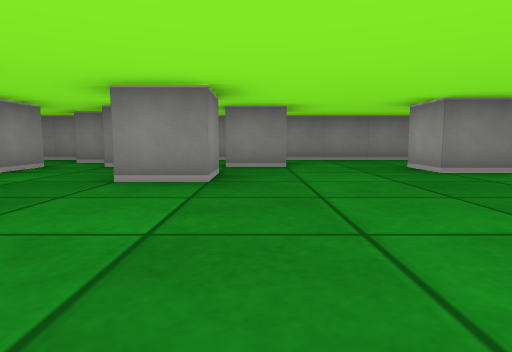
View 1 (above)

24 first-person views from a walk through a cub3D level. The camera is about half as high as the walls, tilts 6° down and sees 75° across. The floor is counted in squares. Each view is taken from the middle of a square. On the plan, view 1 faces up. The plan holds only what a view shows up to about 9 squares ahead; the rest is blank.

View 2
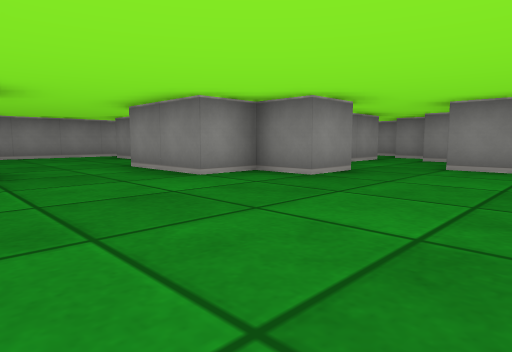

View 3
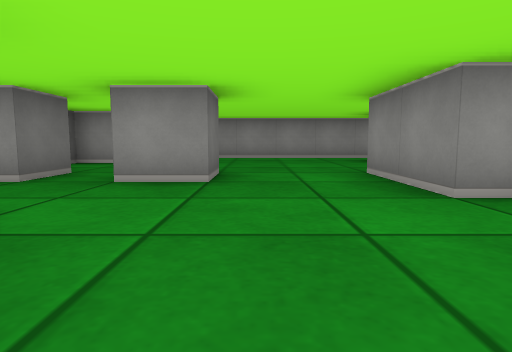

View 4
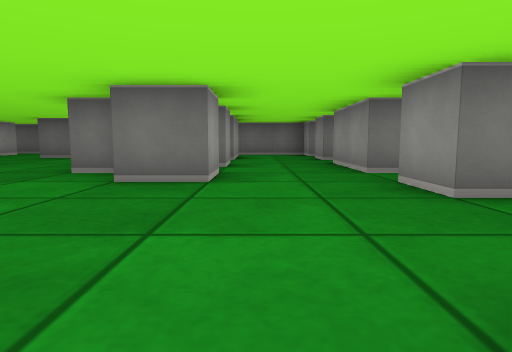

View 5
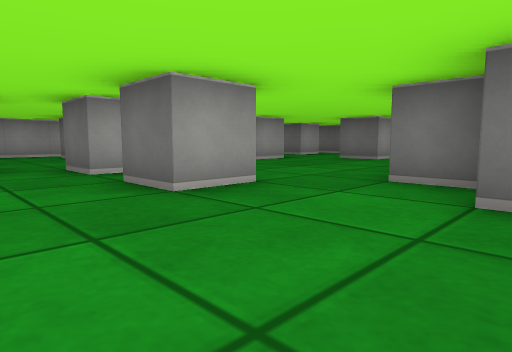

View 6
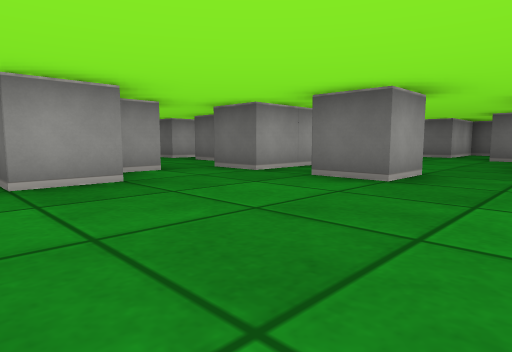

View 7
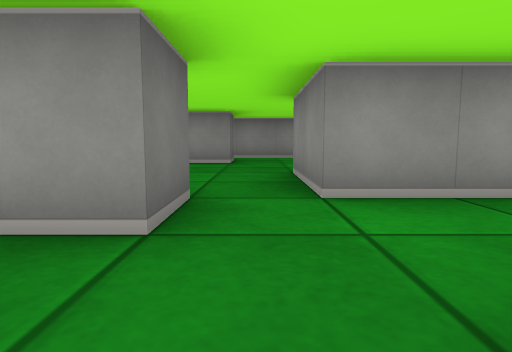

View 8
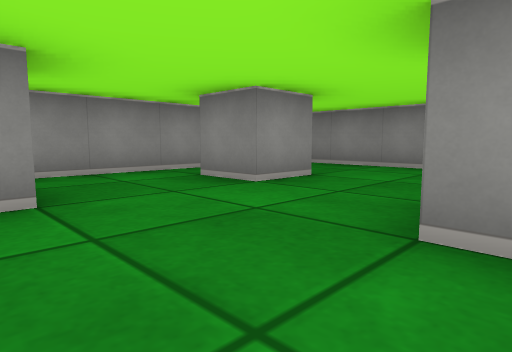

View 9
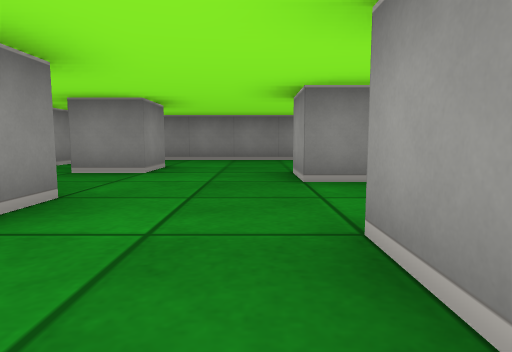

View 10
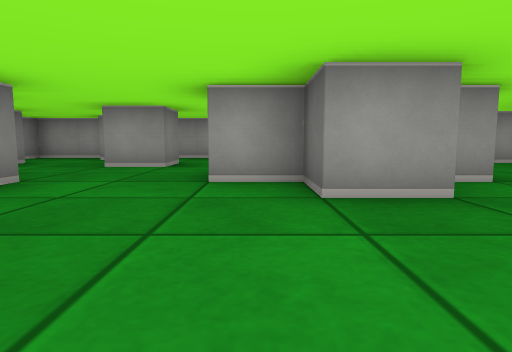

View 11
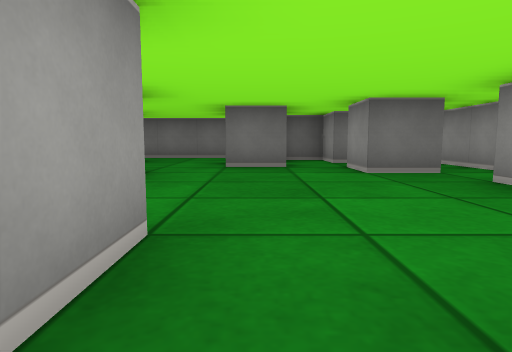

View 12
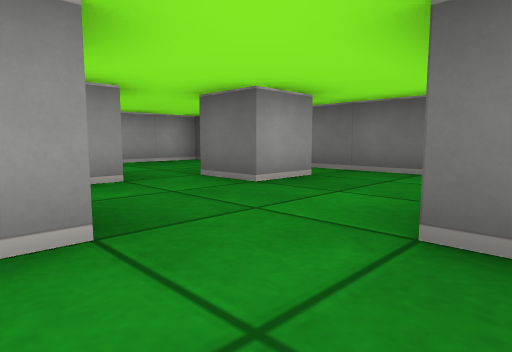

View 13
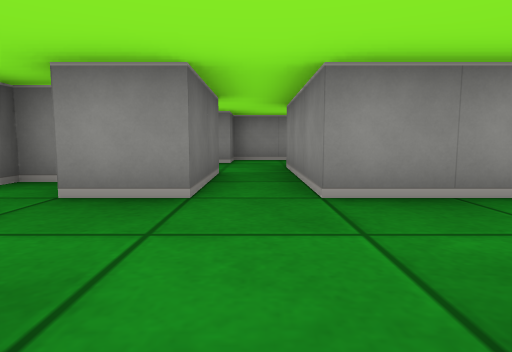

View 14
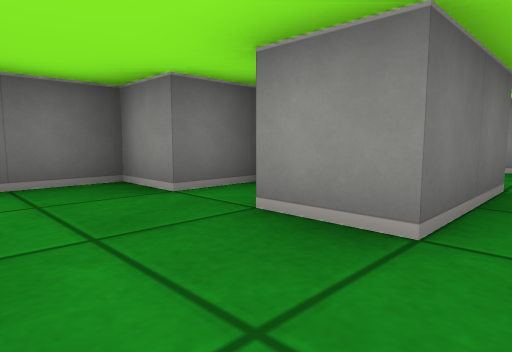

View 15
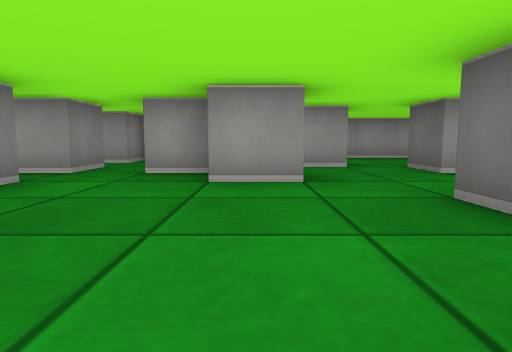

View 16
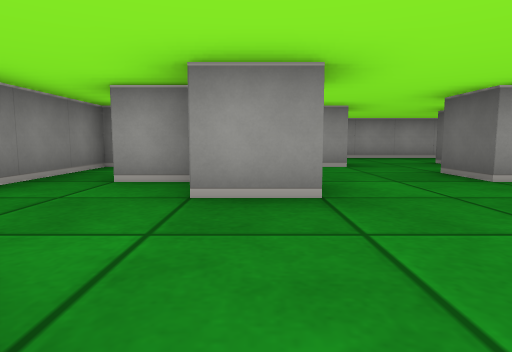

View 17
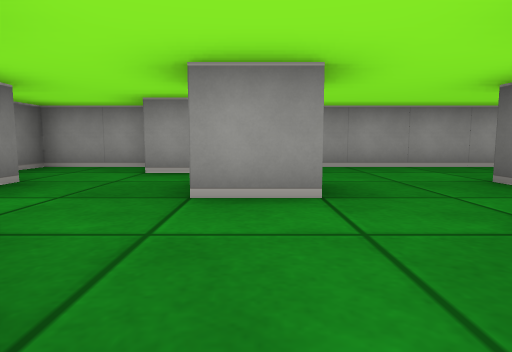

View 18
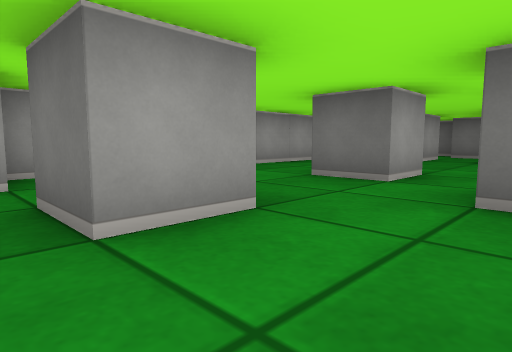

View 19
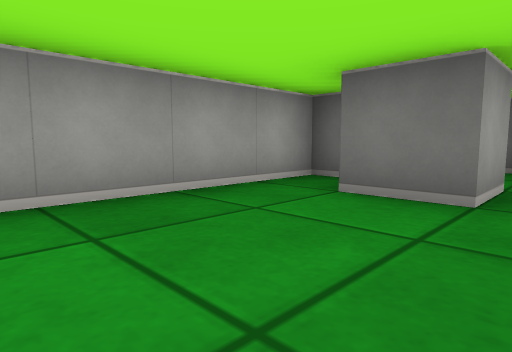

View 20
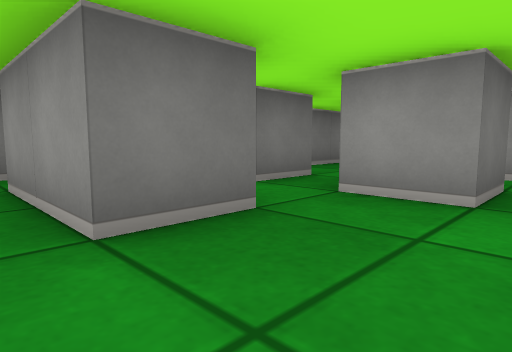

View 21
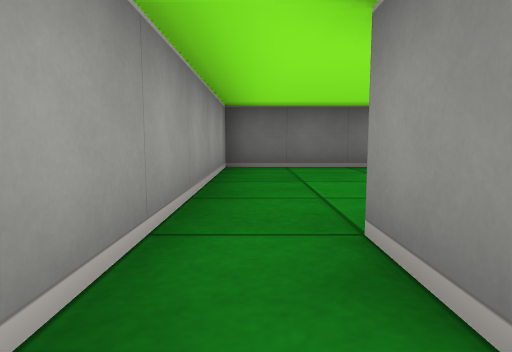

View 22
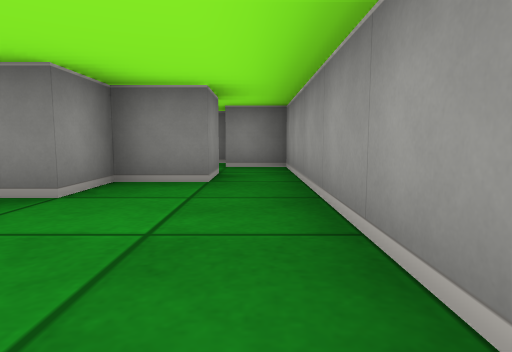

View 23
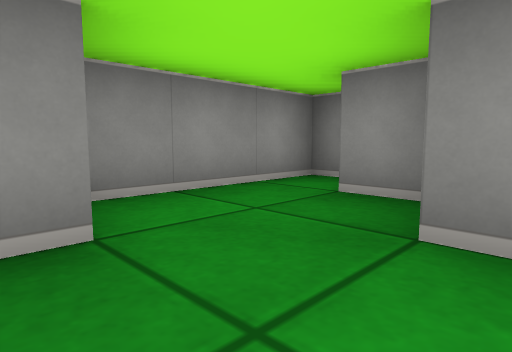

View 24
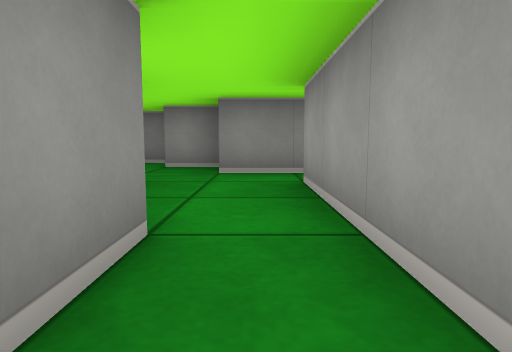

### Floor plan
Key: @ floor where view 1 was taken; # wall or solid block; . floor.
Columns run from 10 left of view 1 to 9 right of it. Each row starts with its distance up from view 1.
  8  ####### ###########
  7  ......##. .....#..#
  6 #.......#.#..##....#
  5 #.#...#......#....##
  4 #....##..#......#..#
  3 #..................#
  2 #.#...##..... #....#
  1 #....##......#..#..#
  0 #.........@..##....#
 -1 #..................#
 -2 #....#.....#.#.....#
 -3 ##  ....#....#.#.#.#
 -4 ###..#..##.......###
 -5 #.####..##....###..#
 -6 #.............#.##.#
 -7 ##..##..#.#.....#..#
 -8   ..#...#...#......#
 -9   #.##....###..#...#
-10    . #### ##.......#
-11            #########

Positions as (right, up) in squares from view 1, and headings:
1: (0, 0), facing up
2: (0, -2), facing up-left
3: (-1, -1), facing left
4: (-3, 1), facing down
5: (-2, 0), facing down-right
6: (-1, 2), facing down-right
7: (-1, 3), facing left
8: (-5, 2), facing up-left
9: (-6, 0), facing up
10: (0, 2), facing right
11: (2, -2), facing down
12: (2, -6), facing down-right
13: (-2, -6), facing left
14: (-3, -6), facing down-left
15: (0, -6), facing right
16: (0, 5), facing right
17: (3, 4), facing right
18: (4, 5), facing down-right
19: (6, 0), facing down-right
20: (3, -6), facing down-left
21: (8, -5), facing down
22: (8, -10), facing up
23: (-7, -7), facing up-left
24: (-7, -10), facing up
